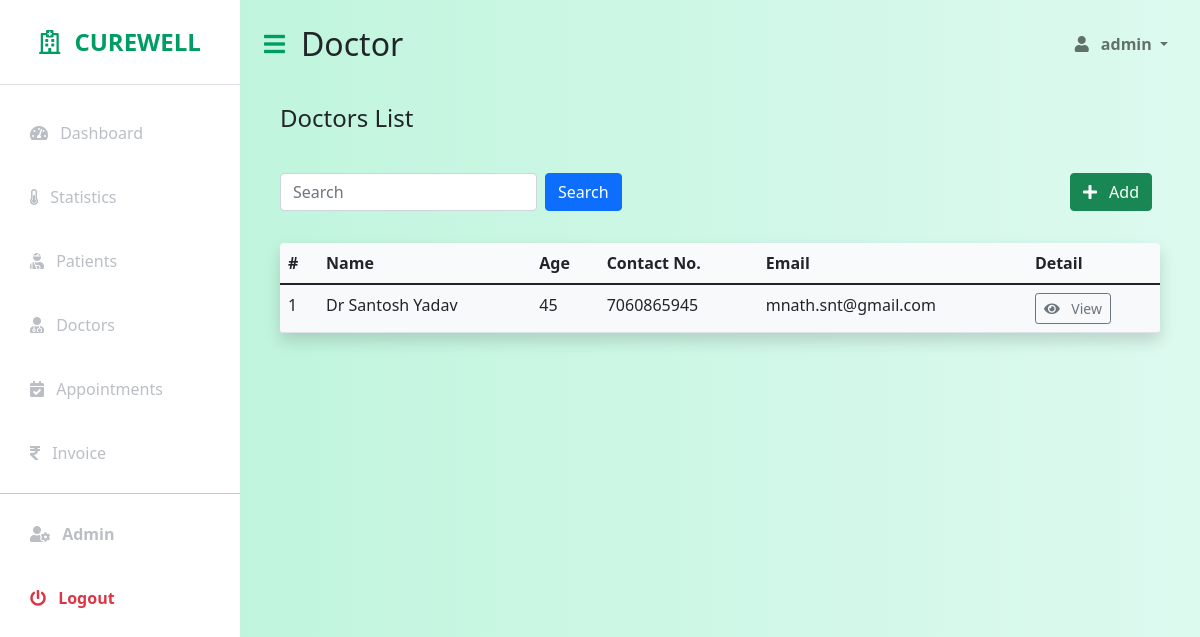
Screenshot of /doctors/ (signed in) with the database file from the repository.
### patients/models/doctor.py (models this page shows, shortened)
class Doctor(models.Model):
    id = models.AutoField(primary_key=True)
    first_name = models.CharField(max_length=100)
    last_name = models.CharField(max_length=100, blank=True, null=True)
    phone_no = models.CharField(max_length=10, blank=True, null=True)
    email = models.EmailField(blank=True, null=True)
    age = models.PositiveSmallIntegerField(
        blank=True,
        null=True,
        validators=[MaxValueValidator(100),
                    MinValueValidator(1)])
    address = models.CharField(max_length=200, blank=True, null=True)
    specialization = models.CharField(max_length=100, blank=True, null=True)

### patients/views/doctor.py (the view)
# urls.py: path('doctors/', doctor_list, name='doctors'),
@login_required(login_url=LOGIN_URL)
def doctor_list(request):
    filter_doctor = request.GET.get('filter_doctor')
    if cache.get(f'doctor_{filter_doctor}'):
        doctors = cache.get(f'doctor_{filter_doctor}')
    else:
        if filter_doctor:
            doctors = get_doctor(filter_doctor)
            cache.set(f'doctor_{filter_doctor}', doctors, CACHE_TTL)
        else:
            doctors = get_doctor()
    context = {'doctors': doctors, 'active': 'doctor'}
    return render(request, 'doctors/doctor_list.html', context=context)

### patients/views/doctor.py (called while the page is built)
def get_doctor(filter_doctor=None):
    if filter_doctor:
        doctors = Doctor.objects.filter(first_name__icontains=filter_doctor)
    else:
        doctors = Doctor.objects.all()
    return doctors

### templates/doctors/doctor_list.html (shortened to what this page needs)
{% extends "base.html" %}
{% block body %}
<div class="p-3">
	<h4>Doctors List</h4>
</div>
{% include './list_page_utility_bar.html' %}
<div class="p-3">
	<table class="table table-hover bg-light bg-gradient rounded shadow">
		<thead>
			<tr>
				<th scope="col">#</th>
				<th scope="col">Name</th>
				<th scope="col">Age</th>
				<th scope="col">Contact No.</th>
				<th scope="col">Email</th>
				<th scope="col">Detail</th>
			</tr>
		</thead>
		<tbody>
			{% for doctor in doctors %}
			<tr>
				<td>{{ doctor.id }}</td>
				<td style="text-transform: capitalize;">
					{{ doctor.first_name }} {{ doctor.last_name }}
				</td>
				<td>{{ doctor.age }}</td>
				<td>{{ doctor.phone_no }}</td>
				<td>{{ doctor.email }}</td>
				<td>
					<a href="{% url 'doctor' doctor.id %}" class="btn btn-sm btn-outline-secondary" role="button">
						<i class="fas fa-eye me-2"></i>
						View
					</a>
				</td>
			</tr>
			{% empty %}
			<div class="alert alert-warning" role="alert">
				<h4 class="mx-2">No Doctors Found</h4>
				<a href="/Doctors/" class="btn btn-secondary mx-2" role="button">View All Doctors</a>
			</div>
			{% endfor %}
		</tbody>
	</table>
</div>
{% endblock %}

### templates/components/navbar.html (shortened to what this page needs)
<nav class="navbar navbar-expand-lg navbar-light bg-transparent py-4 px-4">
	<div class="d-flex align-items-center">
		<i class="fas fa-bars fa-align-left primary-text fs-4 me-3" id="menu-toggle"></i>
		<h2 class="fs-2 m-0" style="text-transform: capitalize;">{{ active }}</h2>
	</div>
	<div class="collapse navbar-collapse" id="navbarSupportedContent">
		<ul class="navbar-nav ms-auto mb-2 mb-lg-0">
			<li class="nav-item dropdown">
				<a class="nav-link dropdown-toggle second-text fw-bold" href="#" id="navbarDropdown" role="button"
					data-bs-toggle="dropdown" aria-expanded="false">
					<i class="fas fa-user me-2"></i>
					{{ request.user.username }}
				</a>
			</li>
		</ul>
	</div>
</nav>

### static/css/styles.css (style rules this page uses)
:root { --main-bg-color: #009d63; --main-text-color: #009d63; --second-text-color: #bbbec5; --second-bg-color: #c1efde; }
.primary-text { color: var(--main-text-color); }
.second-text { color: var(--second-text-color); }
#menu-toggle { cursor: pointer; }

### rows the page displays
Doctor: id "1", first_name "Dr Santosh", last_name "Yadav", age "45", phone_no "7060865945", email "mnath.snt@gmail.com"

### other values shown
{{ active }} "Doctor"
{{ request.user.username }} "admin"
